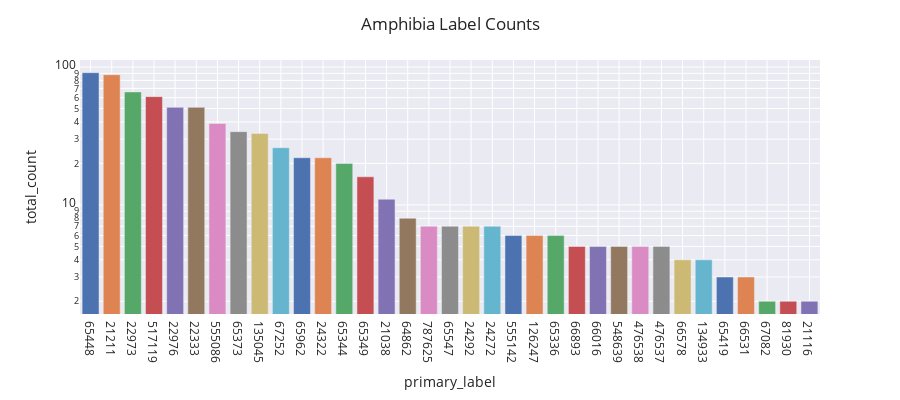

This figure's notebook cell:
### Code cell
plot_class_distribution(df[df['class']=='amphibia'], plot_col='primary_label', title='Amphibia Label Counts')

### Figure 1 — Plotly figure (JSON) as saved in the notebook; plotly's stock layout.template omitted (floating-point values rounded to 4 significant figures)
{"data": [{"alignmentgroup": "True", "hovertemplate": "primary_label=%{x}<br>total_count=%{y}<extra></extra>", "legendgroup": "65448", "marker": {"color": "rgb(76,114,176)", "pattern": {"shape": ""}}, "name": "65448", "offsetgroup": "65448", "orientation": "v", "showlegend": true, "textposition": "auto", "type": "bar", "x": ["65448"], "xaxis": "x", "y": [91], "yaxis": "y"}, {"alignmentgroup": "True", "hovertemplate": "primary_label=%{x}<br>total_count=%{y}<extra></extra>", "legendgroup": "21211", "marker": {"color": "rgb(221,132,82)", "pattern": {"shape": ""}}, "name": "21211", "offsetgroup": "21211", "orientation": "v", "showlegend": true, "textposition": "auto", "type": "bar", "x": ["21211"], "xaxis": "x", "y": [88], "yaxis": "y"}, {"alignmentgroup": "True", "hovertemplate": "primary_label=%{x}<br>total_count=%{y}<extra></extra>", "legendgroup": "22973", "marker": {"color": "rgb(85,168,104)", "pattern": {"shape": ""}}, "name": "22973", "offsetgroup": "22973", "orientation": "v", "showlegend": true, "textposition": "auto", "type": "bar", "x": ["22973"], "xaxis": "x", "y": [66], "yaxis": "y"}, {"alignmentgroup": "True", "hovertemplate": "primary_label=%{x}<br>total_count=%{y}<extra></extra>", "legendgroup": "517119", "marker": {"color": "rgb(196,78,82)", "pattern": {"shape": ""}}, "name": "517119", "offsetgroup": "517119", "orientation": "v", "showlegend": true, "textposition": "auto", "type": "bar", "x": ["517119"], "xaxis": "x", "y": [61], "yaxis": "y"}, {"alignmentgroup": "True", "hovertemplate": "primary_label=%{x}<br>total_count=%{y}<extra></extra>", "legendgroup": "22976", "marker": {"color": "rgb(129,114,179)", "pattern": {"shape": ""}}, "name": "22976", "offsetgroup": "22976", "orientation": "v", "showlegend": true, "textposition": "auto", "type": "bar", "x": ["22976"], "xaxis": "x", "y": [51], "yaxis": "y"}, {"alignmentgroup": "True", "hovertemplate": "primary_label=%{x}<br>total_count=%{y}<extra></extra>", "legendgroup": "22333", "marker": {"color": "rgb(147,120,96)", "pattern": {"shape": ""}}, "name": "22333", "offsetgroup": "22333", "orientation": "v", "showlegend": true, "textposition": "auto", "type": "bar", "x": ["22333"], "xaxis": "x", "y": [51], "yaxis": "y"}, {"alignmentgroup": "True", "hovertemplate": "primary_label=%{x}<br>total_count=%{y}<extra></extra>", "legendgroup": "555086", "marker": {"color": "rgb(218,139,195)", "pattern": {"shape": ""}}, "name": "555086", "offsetgroup": "555086", "orientation": "v", "showlegend": true, "textposition": "auto", "type": "bar", "x": ["555086"], "xaxis": "x", "y": [39], "yaxis": "y"}, {"alignmentgroup": "True", "hovertemplate": "primary_label=%{x}<br>total_count=%{y}<extra></extra>", "legendgroup": "65373", "marker": {"color": "rgb(140,140,140)", "pattern": {"shape": ""}}, "name": "65373", "offsetgroup": "65373", "orientation": "v", "showlegend": true, "textposition": "auto", "type": "bar", "x": ["65373"], "xaxis": "x", "y": [34], "yaxis": "y"}, {"alignmentgroup": "True", "hovertemplate": "primary_label=%{x}<br>total_count=%{y}<extra></extra>", "legendgroup": "135045", "marker": {"color": "rgb(204,185,116)", "pattern": {"shape": ""}}, "name": "135045", "offsetgroup": "135045", "orientation": "v", "showlegend": true, "textposition": "auto", "type": "bar", "x": ["135045"], "xaxis": "x", "y": [33], "yaxis": "y"}, {"alignmentgroup": "True", "hovertemplate": "primary_label=%{x}<br>total_count=%{y}<extra></extra>", "legendgroup": "67252", "marker": {"color": "rgb(100,181,205)", "pattern": {"shape": ""}}, "name": "67252", "offsetgroup": "67252", "orientation": "v", "showlegend": true, "textposition": "auto", "type": "bar", "x": ["67252"], "xaxis": "x", "y": [26], "yaxis": "y"}, {"alignmentgroup": "True", "hovertemplate": "primary_label=%{x}<br>total_count=%{y}<extra></extra>", "legendgroup": "65962", "marker": {"color": "rgb(76,114,176)", "pattern": {"shape": ""}}, "name": "65962", "offsetgroup": "65962", "orientation": "v", "showlegend": true, "textposition": "auto", "type": "bar", "x": ["65962"], "xaxis": "x", "y": [22], "yaxis": "y"}, {"alignmentgroup": "True", "hovertemplate": "primary_label=%{x}<br>total_count=%{y}<extra></extra>", "legendgroup": "24322", "marker": {"color": "rgb(221,132,82)", "pattern": {"shape": ""}}, "name": "24322", "offsetgroup": "24322", "orientation": "v", "showlegend": true, "textposition": "auto", "type": "bar", "x": ["24322"], "xaxis": "x", "y": [22], "yaxis": "y"}, {"alignmentgroup": "True", "hovertemplate": "primary_label=%{x}<br>total_count=%{y}<extra></extra>", "legendgroup": "65344", "marker": {"color": "rgb(85,168,104)", "pattern": {"shape": ""}}, "name": "65344", "offsetgroup": "65344", "orientation": "v", "showlegend": true, "textposition": "auto", "type": "bar", "x": ["65344"], "xaxis": "x", "y": [20], "yaxis": "y"}, {"alignmentgroup": "True", "hovertemplate": "primary_label=%{x}<br>total_count=%{y}<extra></extra>", "legendgroup": "65349", "marker": {"color": "rgb(196,78,82)", "pattern": {"shape": ""}}, "name": "65349", "offsetgroup": "65349", "orientation": "v", "showlegend": true, "textposition": "auto", "type": "bar", "x": ["65349"], "xaxis": "x", "y": [16], "yaxis": "y"}, {"alignmentgroup": "True", "hovertemplate": "primary_label=%{x}<br>total_count=%{y}<extra></extra>", "legendgroup": "21038", "marker": {"color": "rgb(129,114,179)", "pattern": {"shape": ""}}, "name": "21038", "offsetgroup": "21038", "orientation": "v", "showlegend": true, "textposition": "auto", "type": "bar", "x": ["21038"], "xaxis": "x", "y": [11], "yaxis": "y"}, {"alignmentgroup": "True", "hovertemplate": "primary_label=%{x}<br>total_count=%{y}<extra></extra>", "legendgroup": "64862", "marker": {"color": "rgb(147,120,96)", "pattern": {"shape": ""}}, "name": "64862", "offsetgroup": "64862", "orientation": "v", "showlegend": true, "textposition": "auto", "type": "bar", "x": ["64862"], "xaxis": "x", "y": [8], "yaxis": "y"}, {"alignmentgroup": "True", "hovertemplate": "primary_label=%{x}<br>total_count=%{y}<extra></extra>", "legendgroup": "787625", "marker": {"color": "rgb(218,139,195)", "pattern": {"shape": ""}}, "name": "787625", "offsetgroup": "787625", "orientation": "v", "showlegend": true, "textposition": "auto", "type": "bar", "x": ["787625"], "xaxis": "x", "y": [7], "yaxis": "y"}, {"alignmentgroup": "True", "hovertemplate": "primary_label=%{x}<br>total_count=%{y}<extra></extra>", "legendgroup": "65547", "marker": {"color": "rgb(140,140,140)", "pattern": {"shape": ""}}, "name": "65547", "offsetgroup": "65547", "orientation": "v", "showlegend": true, "textposition": "auto", "type": "bar", "x": ["65547"], "xaxis": "x", "y": [7], "yaxis": "y"}, {"alignmentgroup": "True", "hovertemplate": "primary_label=%{x}<br>total_count=%{y}<extra></extra>", "legendgroup": "24292", "marker": {"color": "rgb(204,185,116)", "pattern": {"shape": ""}}, "name": "24292", "offsetgroup": "24292", "orientation": "v", "showlegend": true, "textposition": "auto", "type": "bar", "x": ["24292"], "xaxis": "x", "y": [7], "yaxis": "y"}, {"alignmentgroup": "True", "hovertemplate": "primary_label=%{x}<br>total_count=%{y}<extra></extra>", "legendgroup": "24272", "marker": {"color": "rgb(100,181,205)", "pattern": {"shape": ""}}, "name": "24272", "offsetgroup": "24272", "orientation": "v", "showlegend": true, "textposition": "auto", "type": "bar", "x": ["24272"], "xaxis": "x", "y": [7], "yaxis": "y"}, {"alignmentgroup": "True", "hovertemplate": "primary_label=%{x}<br>total_count=%{y}<extra></extra>", "legendgroup": "555142", "marker": {"color": "rgb(76,114,176)", "pattern": {"shape": ""}}, "name": "555142", "offsetgroup": "555142", "orientation": "v", "showlegend": true, "textposition": "auto", "type": "bar", "x": ["555142"], "xaxis": "x", "y": [6], "yaxis": "y"}, {"alignmentgroup": "True", "hovertemplate": "primary_label=%{x}<br>total_count=%{y}<extra></extra>", "legendgroup": "126247", "marker": {"color": "rgb(221,132,82)", "pattern": {"shape": ""}}, "name": "126247", "offsetgroup": "126247", "orientation": "v", "showlegend": true, "textposition": "auto", "type": "bar", "x": ["126247"], "xaxis": "x", "y": [6], "yaxis": "y"}, {"alignmentgroup": "True", "hovertemplate": "primary_label=%{x}<br>total_count=%{y}<extra></extra>", "legendgroup": "65336", "marker": {"color": "rgb(85,168,104)", "pattern": {"shape": ""}}, "name": "65336", "offsetgroup": "65336", "orientation": "v", "showlegend": true, "textposition": "auto", "type": "bar", "x": ["65336"], "xaxis": "x", "y": [6], "yaxis": "y"}, {"alignmentgroup": "True", "hovertemplate": "primary_label=%{x}<br>total_count=%{y}<extra></extra>", "legendgroup": "66893", "marker": {"color": "rgb(196,78,82)", "pattern": {"shape": ""}}, "name": "66893", "offsetgroup": "66893", "orientation": "v", "showlegend": true, "textposition": "auto", "type": "bar", "x": ["66893"], "xaxis": "x", "y": [5], "yaxis": "y"}, {"alignmentgroup": "True", "hovertemplate": "primary_label=%{x}<br>total_count=%{y}<extra></extra>", "legendgroup": "66016", "marker": {"color": "rgb(129,114,179)", "pattern": {"shape": ""}}, "name": "66016", "offsetgroup": "66016", "orientation": "v", "showlegend": true, "textposition": "auto", "type": "bar", "x": ["66016"], "xaxis": "x", "y": [5], "yaxis": "y"}, {"alignmentgroup": "True", "hovertemplate": "primary_label=%{x}<br>total_count=%{y}<extra></extra>", "legendgroup": "548639", "marker": {"color": "rgb(147,120,96)", "pattern": {"shape": ""}}, "name": "548639", "offsetgroup": "548639", "orientation": "v", "showlegend": true, "textposition": "auto", "type": "bar", "x": ["548639"], "xaxis": "x", "y": [5], "yaxis": "y"}, {"alignmentgroup": "True", "hovertemplate": "primary_label=%{x}<br>total_count=%{y}<extra></extra>", "legendgroup": "476538", "marker": {"color": "rgb(218,139,195)", "pattern": {"shape": ""}}, "name": "476538", "offsetgroup": "476538", "orientation": "v", "showlegend": true, "textposition": "auto", "type": "bar", "x": ["476538"], "xaxis": "x", "y": [5], "yaxis": "y"}, {"alignmentgroup": "True", "hovertemplate": "primary_label=%{x}<br>total_count=%{y}<extra></extra>", "legendgroup": "476537", "marker": {"color": "rgb(140,140,140)", "pattern": {"shape": ""}}, "name": "476537", "offsetgroup": "476537", "orientation": "v", "showlegend": true, "textposition": "auto", "type": "bar", "x": ["476537"], "xaxis": "x", "y": [5], "yaxis": "y"}, {"alignmentgroup": "True", "hovertemplate": "primary_label=%{x}<br>total_count=%{y}<extra></extra>", "legendgroup": "66578", "marker": {"color": "rgb(204,185,116)", "pattern": {"shape": ""}}, "name": "66578", "offsetgroup": "66578", "orientation": "v", "showlegend": true, "textposition": "auto", "type": "bar", "x": ["66578"], "xaxis": "x", "y": [4], "yaxis": "y"}, {"alignmentgroup": "True", "hovertemplate": "primary_label=%{x}<br>total_count=%{y}<extra></extra>", "legendgroup": "134933", "marker": {"color": "rgb(100,181,205)", "pattern": {"shape": ""}}, "name": "134933", "offsetgroup": "134933", "orientation": "v", "showlegend": true, "textposition": "auto", "type": "bar", "x": ["134933"], "xaxis": "x", "y": [4], "yaxis": "y"}, {"alignmentgroup": "True", "hovertemplate": "primary_label=%{x}<br>total_count=%{y}<extra></extra>", "legendgroup": "65419", "marker": {"color": "rgb(76,114,176)", "pattern": {"shape": ""}}, "name": "65419", "offsetgroup": "65419", "orientation": "v", "showlegend": true, "textposition": "auto", "type": "bar", "x": ["65419"], "xaxis": "x", "y": [3], "yaxis": "y"}, {"alignmentgroup": "True", "hovertemplate": "primary_label=%{x}<br>total_count=%{y}<extra></extra>", "legendgroup": "66531", "marker": {"color": "rgb(221,132,82)", "pattern": {"shape": ""}}, "name": "66531", "offsetgroup": "66531", "orientation": "v", "showlegend": true, "textposition": "auto", "type": "bar", "x": ["66531"], "xaxis": "x", "y": [3], "yaxis": "y"}, {"alignmentgroup": "True", "hovertemplate": "primary_label=%{x}<br>total_count=%{y}<extra></extra>", "legendgroup": "67082", "marker": {"color": "rgb(85,168,104)", "pattern": {"shape": ""}}, "name": "67082", "offsetgroup": "67082", "orientation": "v", "showlegend": true, "textposition": "auto", "type": "bar", "x": ["67082"], "xaxis": "x", "y": [2], "yaxis": "y"}, {"alignmentgroup": "True", "hovertemplate": "primary_label=%{x}<br>total_count=%{y}<extra></extra>", "legendgroup": "81930", "marker": {"color": "rgb(196,78,82)", "pattern": {"shape": ""}}, "name": "81930", "offsetgroup": "81930", "orientation": "v", "showlegend": true, "textposition": "auto", "type": "bar", "x": ["81930"], "xaxis": "x", "y": [2], "yaxis": "y"}, {"alignmentgroup": "True", "hovertemplate": "primary_label=%{x}<br>total_count=%{y}<extra></extra>", "legendgroup": "21116", "marker": {"color": "rgb(129,114,179)", "pattern": {"shape": ""}}, "name": "21116", "offsetgroup": "21116", "orientation": "v", "showlegend": true, "textposition": "auto", "type": "bar", "x": ["21116"], "xaxis": "x", "y": [2], "yaxis": "y"}], "layout": {"barmode": "relative", "height": 400, "legend": {"title": {"text": "primary_label"}, "tracegroupgap": 0}, "margin": {"t": 60}, "showlegend": false, "title": {"text": "Amphibia Label Counts"}, "xaxis": {"anchor": "y", "categoryarray": ["65448", "21211", "22973", "517119", "22976", "22333", "555086", "65373", "135045", "67252", "65962", "24322", "65344", "65349", "21038", "64862", "787625", "65547", "24292", "24272", "555142", "126247", "65336", "66893", "66016", "548639", "476538", "476537", "66578", "134933", "65419", "66531", "67082", "81930", "21116"], "categoryorder": "total descending", "domain": [0, 1], "title": {"text": "primary_label"}}, "yaxis": {"anchor": "x", "domain": [0, 1], "title": {"text": "total_count"}, "type": "log"}}}
